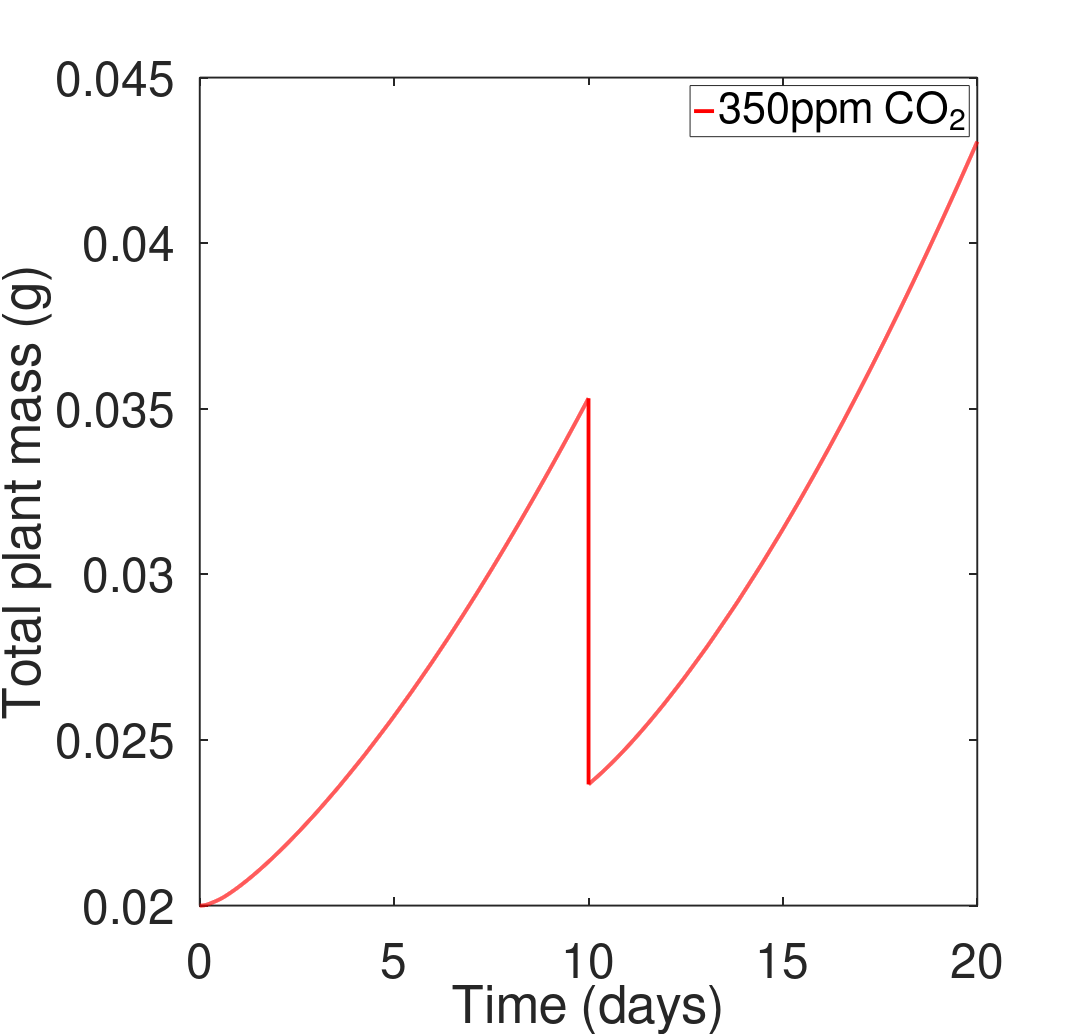
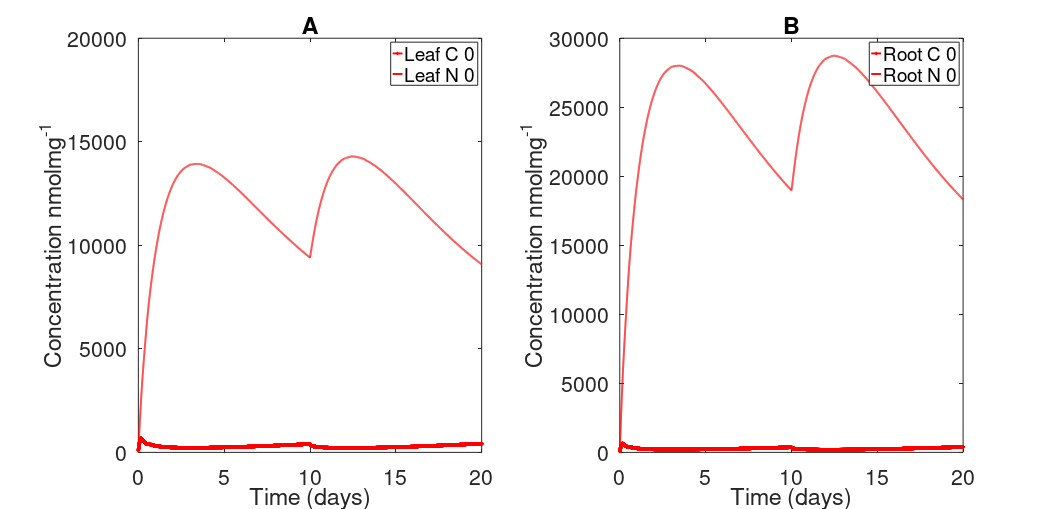
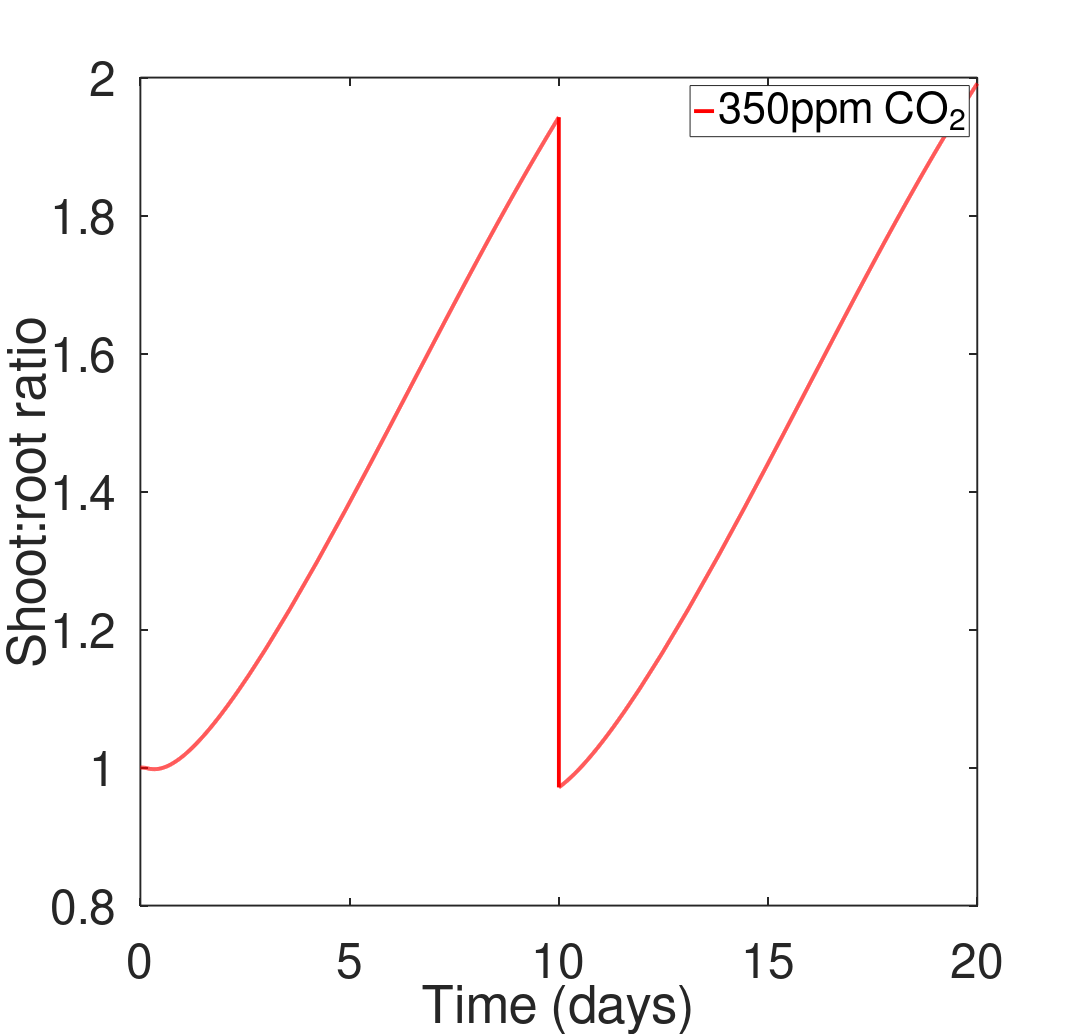
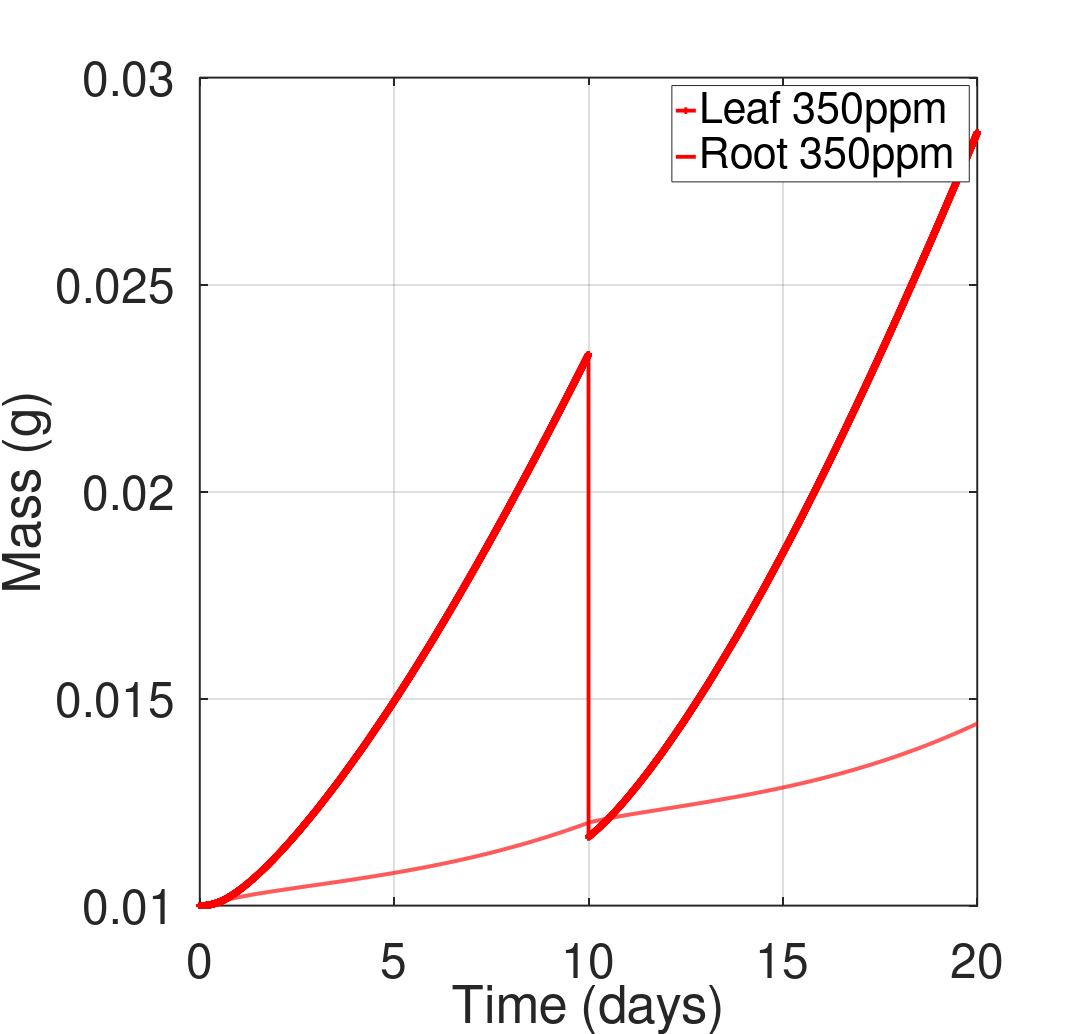

The MATLAB script that drew these images, in order:
function defoliate
% Code for solving thornley model converted thornley's input values 
addpath('/home/bop15bh')
close ALL
fa=[];
fb=[];
alun=[];
kcc1=[];
kcc2=[];knn1=[];knn2=[];
N1=[];
N2=[];
C1=[];
C2=[];
%% input parameters
fly=40; % Carbon uptake rate units: micromol*m^(-2)*s^(-1)
theta=(1).*10.^(6); % "theta" dry density of a leaf units: g*m^(-3)
sky=61; %vmax for N uptake rate
Yg=0.66; % conversion efficieny from substrate to plant material
LL=1./10; % "lambda" N:C ratio in the leaf
LR=1./20; % "lambda" N:C ratio in the root
den=120; %leaf thickness units: micrometre used for carbon uptake rate
rif=730; % root thickness micrometres 
thick=.24.*10^(6); % root tissue density units: g*m^-3
% Concentration constraints in nmolmg^(-1)
lcmin0=92.8;
lnmin0=0.1;
rcmin0=63;
rnmin0=7.54;
k1=1000; k2=1000;  % k1,k2 and v1,v2 control RGR 
V1=60;
V2=60;  
r1=(15).*10.^(-12);% leaf respiration rate kgmolg^-1s^-1
r2=(10).*10.^(-12);% root respiration rate kgmolg^-1s^-1
ld=10.^6; %leaf tissue density gm^-3
rd=0.2.*10.^6; % root tissue density gm^-3
R1=r1.*ld
R2=r2.*rd

knn=103;
kcc=200;
%% Converting to thornley units/dimensions 
%-------------------------------------------------------------------------
% definitions
x0=(1./(theta)).*((10.^3).*12) % "theta" conversion factor for plant material to volume converting input into thornley units: m^3*(kgmol)^-1
k=9.*10.^(-4); % involved in rate of use of substrate
rc=0.5.*10.^(3); % carbon transport resistence
rn=1.*10.^(3); % nitrogen transport resistence
Kn=sky.*thick.*(10.^(-9).*10.^(-3)).*1 % Nitrogen uptake rate converting micromol*kg^(-1)*s^(-1) to kg*m^-3 by 10^-9 then 10^-9 from micromol to kgmol. thornley units: kgmol*m^-3s^-1
Kc=(10.^(-3).*fly./(den))%.*1.669.*1%./4.82; % Carbon uptake rate=photosynthesis/(leaf thickness in metres) converted from mumol to kgmol
x0C=theta.*0.45;%Theta conversion for c concentration
x0NL=theta.*0.45.*LL;% theta conversion for n concentration
x0NR=theta.*0.45.*LR;
% initial conditions 
ileaf=0.01;
iroot=0.01;
j=400.*x0C.*10.^(-9);
a1=10.^(-5);burger=10.^(-5);
%burger=0.45;
lam=Kc./Kn
% converting leaf concentrations into thornley units
lcmin=lcmin0.*x0C.*10.^(-9)
lnmin=lnmin0.*x0NL.*10.^(-9)
% converting root concentrations into thornley units
rcmin=rcmin0.*x0C.*10.^(-9)
rnmin=rnmin0.*x0NR.*10.^(-9)

%tspan=[0:200:4665600]; % time span for 2years

    C={'r','b','g','k','y','c','m'}%
        % switching the feedbacks on 
             aa=1;bb=1;cc=1;d1=1;ee=1;f1=1; 
n=400;% sets soil N concentration
% Setting atmospheric Co2 concentrations
for i=1:2
         if i==1
            Aco2=350; 
         else
        Aco2=700;         
         end
         co2=0.7.*Aco2; % intercellular co2

for o=1:2
 %% Solving the model for the first 10 days 
    if o==1
        tspan=[0:100:864000]; %time span for 20 days 
        y1_0=ileaf./theta;
        y2_0=iroot./thick;
        y3_0=lcmin0.*10.^(-9).*x0C;
        y4_0=lnmin0.*10.^(-9).*x0NL;
        y5_0=rcmin0.*10.^(-9).*x0C;
        y6_0=rnmin0.*10.^(-9).*x0NR;
[T,Y]=ode23s(@thorn,tspan,[y1_0 y2_0 y3_0 y4_0 y5_0 y6_0]); % solver

% converting outputs back into input units 
OGlleaf=Y(:,1);
OGleaf=(Y(:,1)).*theta;
OGroot=(Y(:,2)).*thick;
OGleafc=Y(:,3);%10.^(9).*(Y(:,3))./x0C;
OGleafn=Y(:,4);%10.^(9).*(Y(:,4))./x0NL;
OGrootc=Y(:,5);%10.^(9).*(Y(:,5))./x0C;
OGrootn=Y(:,6);%10.^(9).*(Y(:,6))./x0NR;
N1=[N1,10.^(9).*OGleafn(end)./x0NL];
C1=[C1,10.^(9).*OGleafc(end)./x0C];

OGRGRL=(h(Y(:,3),Y(:,4)).*x0.*Yg).*(86400);
OGRGRR=(g(Y(:,6),Y(:,5)).*x0.*Yg).*(86400);
% OGnns=Y(:,4).*Y(:,1).*62.*(10.^3);
% OGnnr=Y(:,6).*Y(:,2).*62.*(10.^3);
% OGNF=((nns+nnr)./plant).*100;
OGKC=f(co2,Y(:,3),Y(:,4)).*den.*(10.^(-6)).*10.^9;
OGKN=u(n,Y(:,6),Y(:,5)).*rif.*(10.^(-6)).*10.^9;
kc1=OGKC(end);
kcc1=[kcc1,kc1];
kn1=OGKN(end);
knn1=[knn1,kn1];
% OGKN=u(n,Y(:,6),Y(:,5)).*rif.*(10.^(-6)).*10.^9;
%time=T./54; %converting seconds into months
OGtime=T./86400; %converting seconds into days
    else
        %% after defoliation
        tspann=linspace(864100,1728000,8641);
        x1_0=OGlleaf(end)./2; % halving leaf mass
        x2_0=OGroot(end)./thick;
        x3_0=OGleafc(end);%.*10.^(-9).*x0C;
        x4_0=OGleafn(end);%.*10.^(-9).*x0NL;
        x5_0=OGrootc(end);%.*10.^(-9).*x0C;
        x6_0=OGrootn(end);%.*10.^(-9).*x0NR;
[S,Q]=ode23s(@thorn,tspann,[x1_0 x2_0 x3_0 x4_0 x5_0 x6_0]); % solver
% converting outputs back into colin units 
leaf=[OGleaf ;(Q(:,1)).*theta];
root=[OGroot ;(Q(:,2)).*thick];
leafc=[OGleafc.*(10.^9)./x0C ;10.^(9).*(Q(:,3))./x0C];
leafn=[OGleafn.*(10.^9)./x0NL ;10.^(9).*(Q(:,4))./x0NL];
rootc=[OGrootc.*(10.^9)./x0C ;10.^(9).*(Q(:,5))./x0C];
rootn=[OGrootn.*(10.^9)./x0NR ;10.^(9).*(Q(:,6))./x0NR];
LAFN=10.^(9).*(Q(:,4))./x0NL;
LAFC=10.^(9).*(Q(:,3))./x0C;
% SR=Y(:,1)./Y(:,2);
% RS=Y(:,2)./Y(:,1);
 SR=leaf./root;
 RS=root./leaf;
%SR2=leaf./root;
plant=leaf+root;
carbon=leafc+rootc;
nitrogen=leafn+rootn;
ceaf=max(leafc)
coot=max(rootc);
noot=max(rootn);
neaf=max(leafn);
RGRL=[OGRGRL;(h(Q(:,3),Q(:,4)).*x0.*Yg).*(86400)];
RGRR=[OGRGRR ;(g(Q(:,6),Q(:,5)).*x0.*Yg).*(86400)];
nns=Q(:,4).*Q(:,1).*62.*(10.^3);
nnr=Q(:,6).*Q(:,2).*62.*(10.^3);
% NF=((nns+nnr)./plant).*100;
 KC=f(co2,Q(:,3),Q(:,4)).*den.*(10.^(-6)).*10.^9;
 KCC=[OGKC;KC];
 KN=u(n,Q(:,6),Q(:,5)).*rif.*(10.^(-6)).*10.^9;
 KNN=[OGKN;KN];
 RAR=S<=1469000;
 rar1=sum(RAR);
 ndkc=KC(rar1);
 kc2=KC(end);
 kcc2=[kcc2,ndkc];
 rar2=sum(RAR)
 ndkn=KN(rar2);
 knn2=[knn2,ndkn];
 C2=[C2,LAFC(rar1)];
 CUP=[C1 C2];
 N2=[N2,LAFN(rar1)];
NUP=[N1 N2];
% KN=u(n,Y(:,6),Y(:,5)).*rif.*(10.^(-6)).*10.^9;
%time=T./54; %converting seconds into months
time=[T;S]./86400; %converting seconds into days
whos time
    end
end
% creates markers at time 10 and 17 days 
cup=[kcc1 kcc2]
nup=[knn1 knn2]
tttime=[10 10 17 17];
%% Making figures
% Plot of carbon uptake rate
figure(11)
            plot(time,KCC,'color',C{i},'LineWidth',4);
            xlabel('Time (days)','FontSize',50)
            ylabel('Carbon uptake rate  (\mu molm^{-2}s^{-1})','FontSize',50)
              set(gca,'LineWidth',2,'FontSize',50)
              grid on
            hold on, drawnow        
            set(gcf, 'PaperUnits', 'inches');
          %  axis([0 20 0 0.25])
 x_width=15.65 ;y_width=14.99;
 set(gcf, 'PaperPosition', [0 0 x_width y_width]);
% Plot of nitrogen uptake rate
 figure(1066)
            plot(time,KNN,'color',C{i},'LineWidth',4);
            xlabel('Time (days)','FontSize',50)
            ylabel('Nitrogen uptake rate  (\mu molm^{-2}s^{-1})','FontSize',50)
              set(gca,'LineWidth',2,'FontSize',50)
              grid on
            hold on, drawnow        
            set(gcf, 'PaperUnits', 'inches');
          %  axis([0 20 0 0.25])
 x_width=15.65 ;y_width=14.99;
 set(gcf, 'PaperPosition', [0 0 x_width y_width]);
 
% plot of total plant mass
figure(1)
            plot(time,leaf+root,'color',C{i},'LineWidth',4);
            xlabel('Time (days)','FontSize',50)
            ylabel('Total plant mass (g)','FontSize',50)
              set(gca,'LineWidth',2,'FontSize',50)
            hold on, drawnow
            legend('350ppm CO_2','700ppm CO_2','Feedback 2','Feedback 3','Feedback 4','Feedback 5','Feedback 6','Location','Best')
             set(gcf, 'PaperUnits', 'inches');
          %  axis([0 20 0 0.25])
 x_width=15.65 ;y_width=14.99;
 set(gcf, 'PaperPosition', [0 0 x_width y_width]);
print('FEBDFOL1','-depsc','-loose');

% plot of leaf nitrogen
figure(222)
plot(time,leafn,'color',C{i},'LineWidth',4);
 xlabel('Time (days)','FontSize',50)
            ylabel('Leaf nitrogen nmolmg^{-1} ','FontSize',50)
              set(gca,'LineWidth',2,'FontSize',50)
            hold on, drawnow
%axis([0 40 0 35000])
             set(gcf, 'PaperUnits', 'inches');
 x_width=15.65 ;y_width=14.99;
 set(gcf, 'PaperPosition', [0 0 x_width y_width]);
% plot of leaf carbon
figure(212)
plot(time,leafc,'color',C{i},'LineWidth',4);
 xlabel('Time (days)','FontSize',50)
            ylabel('Leaf carbon nmolmg^{-1} ','FontSize',50)
              set(gca,'LineWidth',2,'FontSize',50)
            hold on, drawnow
%axis([0 40 0 35000])
             set(gcf, 'PaperUnits', 'inches');
 x_width=15.65 ;y_width=14.99;
 set(gcf, 'PaperPosition', [0 0 x_width y_width]);


% Plotting concentrations over time
figure(2)
subplot(1,2,1)
plot(time,leafc,'color',C{i},'marker','square','MarkerSize',3,'LineWidth',4), xlabel('Time (days)','FontSize',45),ylabel('Concentration nmolmg^{-1}','FontSize',45); title('A');
set(gca,'LineWidth',2,'FontSize',45)
hold on, drawnow
plot(time,leafn,'color',C{i},'LineWidth',4);
legend('Leaf C 0','Leaf N 0','Leaf C 1','Leaf N 1','Leaf C 2','Leaf N 2','Leaf C 3','Leaf N 3','Leaf C 4','Leaf N 4','Leaf C 5','Leaf N 5','Leaf C 6','Leaf N 6','Location','Best');
subplot(1,2,2)
plot(time,rootc,'color',C{i},'marker','square','MarkerSize',3,'LineWidth',4), xlabel('Time (days)','FontSize',45),ylabel('Concentration nmolmg^{-1}','FontSize',45);title('B');
set(gca,'LineWidth',2,'FontSize',45)
hold on, drawnow
plot(time,rootn,'color',C{i},'LineWidth',4);
legend('Root C 0','Root N 0','Root C 1','Root N 1','Root C 2','Root N 2','Root C 3','Root N 3','Root C 4','Root N 4','Root C 5','Root N 5','Root C 6','Root N 6','Location','Best');
hold on, drawnow
 set(gcf, 'PaperUnits', 'inches');
 x_width=31.3 ;y_width=14.99;
 set(gcf, 'PaperPosition', [0 0 x_width y_width]);
print('FEBDFOL3','-depsc','-loose');

% Plot of shoot:root ratio
figure(4)
%plot(time,SR,'color',C{i},'LineWidth',4);
%hold on, drawnow
plot(time,SR,'color',C{i},'LineWidth',4);
xlabel('Time (days)','FontSize',50);
ylabel('Shoot:root ratio','FontSize',50);
 set(gca,'LineWidth',2,'FontSize',50);
 hold on, drawnow 
% axis([0 40 0.3 1])
  legend('350ppm CO_2','700ppm CO_2','Location','Best');
 set(gcf, 'PaperUnits', 'inches');
 x_width=15.65 ;y_width=14.99;
 set(gcf, 'PaperPosition', [0 0 x_width y_width]);
print('FEBDFOL4','-depsc','-loose'); 
% plotting leaf mass and root mass over time
  figure(3) 
plot(time,leaf,'color',C{i},'marker','square','MarkerSize',3,'LineWidth',4);
xlabel('Time (days)','FontSize',50);
ylabel('Mass (g)','FontSize',50);
 set(gca,'LineWidth',2,'FontSize',50);
 hold on, drawnow 
plot(time,root,'color',C{i},'LineWidth',4);
hold on, drawnow
legend('Leaf 350ppm ','Root 350ppm ','Leaf 700ppm','Root 700ppm','Location','Best');
grid on 
 set(gcf, 'PaperUnits', 'inches');
 x_width=15.65 ;y_width=14.99;
 set(gcf, 'PaperPosition', [0 0 x_width y_width]);
print('FEBDFOL5','-depsc','-loose');

 % plotting growth rate change over time
figure(5) 
RGR=gradient(log(plant));
L1=length(plant);
L2=length(RGR);
sam=max(RGR);
fajitas=max(fa);
burrito=min(fa);
%mcarb=max(carbon);
%mnit=max(nitrogen)
%fa=[fa,mcarb];
%fb=[fb,mnit];
plot(time,RGRL,'color',C{i},'marker','square','MarkerSize',3,'LineWidth',4);
hold on, drawnow
plot(time,RGRR,'color',C{i},'LineWidth',4);
xlabel('Time (days)','FontSize',50)
ylabel('Relative growth rate','FontSize',50)
set(gca,'LineWidth',2,'FontSize',50)
%axis([0 40 0 0.12])
  hold on, drawnow
 set(gcf, 'PaperUnits', 'inches');
 legend('Leaf 350ppm ','Root 350ppm ','Leaf 700ppm ','Root 700ppm ','Location','Best');
 x_width=15.65 ;y_width=14.99;
 set(gcf, 'PaperPosition', [0 0 x_width y_width]);
print('FEBDFOL6','-depsc','-loose');
leaf(end)+root(end)
end
 % code to add the markers to the graphs
 figure(11)
        plot(tttime,cup,'ko','MarkerSize',15,'MarkerFaceColor',[0.25, 0.25, 0.25]);
                    legend('350ppm CO_2','700ppm CO_2','Location','Best')
                        print('nof2KCDFOL1','-depsc','-loose');
 figure(1066)
        plot(tttime,nup,'ko','MarkerSize',15,'MarkerFaceColor',[0.25, 0.25, 0.25]);
                    legend('350ppm CO_2','700ppm CO_2','Location','Best')
                  print('KNDFOL1','-depsc','-loose');

figure(222)                   
        plot(tttime,NUP,'MarkerSize',10);
legend('350ppm CO_2','700ppm CO_2','Location','Best')
print('nof2FEBDFOL2','-depsc','-loose');

figure(212)
        plot(tttime,CUP,'ko','MarkerSize',10);
        legend('350ppm CO_2','700ppm CO_2','Location','Best')
print('nof2FEBDFOL3','-depsc','-loose');
%% Defining the functions for uptake rates, growth rates and model ODEs
    % Carbon uptake rate
    function ff=f(z,x,y)
        ff=(Kc.*z)./(z+kcc)-x.*a1.*aa+((((Kc.*z)./(z+kcc))./4)./(1+100000.*exp(-100.*(y-j)))).*ee;
    end
% Nitrogen uptake rate
    function uu=u(z,x,y)
        uu=(Kn.*z)./(z+knn)-x.*burger.*bb+(((((Kn.*z)./(z+knn))./4)./(1+100000.*exp(-100.*((y-j))))).*f1);
    end
%  6 Model ODEs
    function dydt=thorn(~,y)
       B=(y(1)+y(2));
        dydt=zeros(6,1);
        dydt(1)= x0.*Yg.*y(1).*h(y(3),y(4)); % eq 1: production of new shoot material (Vs)
        dydt(2)= x0.*Yg.*y(2).*g(y(6),y(5)); % eq 2:production of new root material (Vr) 
        dydt(3)= f(co2,y(3),y(4))-B.*((y(3)-y(5))./(rc.*y(1)))-(h(y(3),y(4)).*(1+y(3).*x0.*Yg))-R1; % eq 3: change in shoot carbon (Cs)
        dydt(4)= B.*((y(6)-y(4))./(rn.*y(1)))-(LL+y(4).*x0.*Yg).*h(y(3),y(4)); % eq 4: change in shoot nitrogen (Ns)
        dydt(5)= B.*((y(3)-y(5))./(rc.*y(2)))-(1+y(5).*x0.*Yg).*g(y(6),y(5))-R2  ; % eq 5: change in root carbon (Cr)
        dydt(6)= u(n,y(6),y(5))-B.*((y(6)-y(4))./(rn.*y(2)))-(LR+y(6).*x0.*Yg).*g(y(6),y(5))   ; % eq 6: change in root nitrogen (Nr)
    end
% root growth rate 
    function gg=g(x,y)
        gg=(((V1.*x)./(x+k1)).*((V2.*y)./(k2+y))).*(y.^(d1));
    end
% leaf growth rate 
 function hh=h(x,y)
        hh=(((V1.*x)./(x+k1)).*((V2.*y)./(k2+y))).*(y.^cc);
    end
 
end
